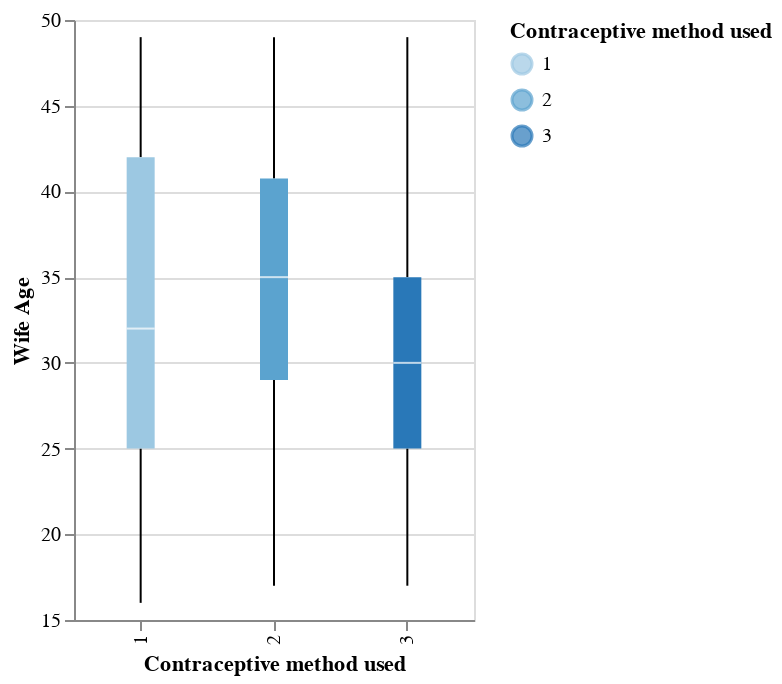

This figure's notebook cell:
### Code cell
alt.Chart(train_df).mark_boxplot().encode(
    x="Contraceptive method used:O",
    y=alt.Y("Wife Age", scale=alt.Scale(domain=(15, 50))),
    color="Contraceptive method used:O",
).properties(width=200)

### Figure 1 — Vega-Lite specification as saved in the notebook (floating-point values rounded to 4 significant figures; data arrays with more than 128 entries replaced by an {"elided": "..."} marker saying what was removed)
{"config": {"view": {"continuousWidth": 400, "continuousHeight": 300}}, "data": {"name": "data-2ecc569351b350be7a678684307e3d89"}, "mark": "boxplot", "encoding": {"color": {"type": "ordinal", "field": "Contraceptive method used"}, "x": {"type": "ordinal", "field": "Contraceptive method used"}, "y": {"type": "quantitative", "field": "Wife Age", "scale": {"domain": [15, 50]}}}, "width": 200, "$schema": "https://vega.github.io/schema/vega-lite/v4.8.1.json", "datasets": {"data-2ecc569351b350be7a678684307e3d89": {"elided": "1031 records"}}}
